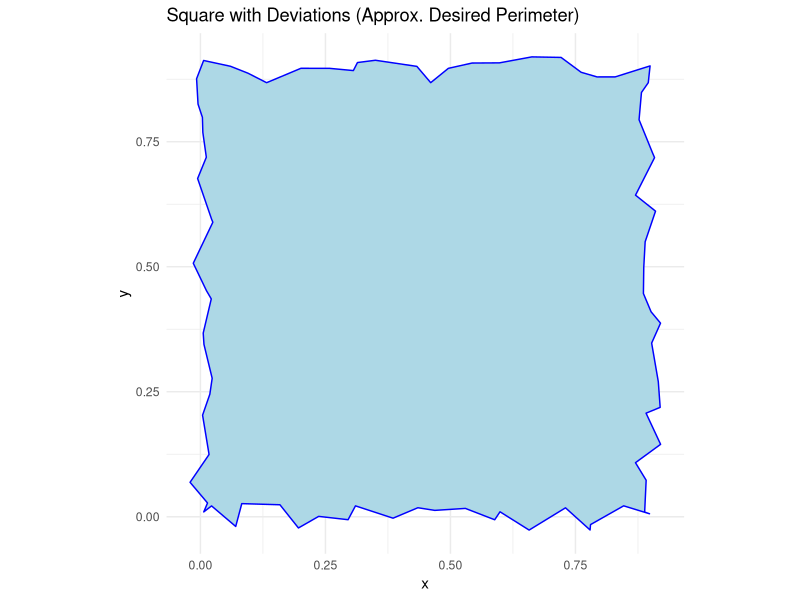

This figure's R source:
# Load required libraries
library(ggplot2)
library(dplyr)

# Function to create a square with equidistant vertices
generate_square <- function(side_length) {
  # Define the four corners of the square
  square <- data.frame(
    x = c(0, side_length, side_length, 0, 0),  # X-coordinates
    y = c(0, 0, side_length, side_length, 0)   # Y-coordinates
  )
  return(square)
}

# Function to add deviations along the edges of the square
add_edge_deviations <- function(square, deviation_factor = 0.05) {
  # For each side of the square, add deviations
  set.seed(42)  # For reproducibility
  num_points_per_side <- 20  # Number of points per side
  
  # Function to add deviations to a single edge (line)
  add_deviation_to_edge <- function(x_start, y_start, x_end, y_end) {
    # Generate points along the edge
    x_vals <- seq(x_start, x_end, length.out = num_points_per_side)
    y_vals <- seq(y_start, y_end, length.out = num_points_per_side)
    
    # Add random deviations to these points
    deviation_x <- runif(length(x_vals), -deviation_factor, deviation_factor)
    deviation_y <- runif(length(y_vals), -deviation_factor, deviation_factor)
    
    # Apply deviations
    x_vals <- x_vals + deviation_x
    y_vals <- y_vals + deviation_y
    
    return(data.frame(x = x_vals, y = y_vals))
  }
  
  # Apply deviations to each side of the square
  deviations <- list()
  deviations[[1]] <- add_deviation_to_edge(square$x[1], square$y[1], square$x[2], square$y[2])  # Bottom
  deviations[[2]] <- add_deviation_to_edge(square$x[2], square$y[2], square$x[3], square$y[3])  # Right
  deviations[[3]] <- add_deviation_to_edge(square$x[3], square$y[3], square$x[4], square$y[4])  # Top
  deviations[[4]] <- add_deviation_to_edge(square$x[4], square$y[4], square$x[1], square$y[1])  # Left
  
  # Combine all the deviations
  polygon <- do.call(rbind, deviations)
  return(polygon)
}

# Function to adjust the perimeter of the polygon
adjust_perimeter <- function(polygon, target_perimeter) {
  # Calculate the current perimeter of the polygon
  perimeter <- sum(sqrt(diff(polygon$x)^2 + diff(polygon$y)^2))
  
  # Calculate scaling factor to match the target perimeter
  scale_factor <- target_perimeter / perimeter
  
  # Scale the polygon
  polygon$x <- polygon$x * scale_factor
  polygon$y <- polygon$y * scale_factor
  return(polygon)
}

# Main function to generate the square with deviations and a specified perimeter
generate_square_with_deviations <- function(side_length = 5, target_perimeter = 20, deviation_factor = 0.1) {
  # Step 1: Generate a regular square
  square <- generate_square(side_length)
  
  # Step 2: Add deviations to the edges
  polygon <- add_edge_deviations(square, deviation_factor)
  
  # Step 3: Adjust the perimeter to match the target value
  polygon <- adjust_perimeter(polygon, target_perimeter)
  
  return(polygon)
}

# Set desired parameters
side_length <- 1  # Initial side length of the square
target_perimeter <- 4  # Desired perimeter length
deviation_factor <- 0.03  # Deviation factor to introduce irregularity

# Generate the polygon with deviations
polygon <- generate_square_with_deviations(side_length, target_perimeter, deviation_factor)

# Plot the polygon using ggplot2
ggplot(polygon, aes(x=x, y=y)) +
  geom_polygon(fill = "lightblue", color = "blue") +
  coord_fixed() +
  theme_minimal() +
  labs(title = "Square with Deviations (Approx. Desired Perimeter)")

